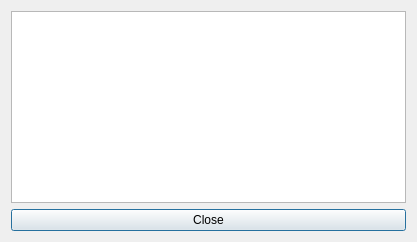
<?xml version="1.0" encoding="UTF-8"?>
<ui version="4.0">
 <class>summary_window</class>
 <widget class="QDialog" name="summary_window">
  <property name="geometry">
   <rect>
    <x>0</x>
    <y>0</y>
    <width>417</width>
    <height>242</height>
   </rect>
  </property>
  <property name="windowTitle">
   <string>Computation Summary</string>
  </property>
  <property name="windowIcon">
   <iconset>
    <normaloff>pictures/icon.png</normaloff>pictures/icon.png</iconset>
  </property>
  <layout class="QVBoxLayout" name="verticalLayout">
   <item>
    <widget class="QTextEdit" name="infoTextEdit">
     <property name="readOnly">
      <bool>true</bool>
     </property>
    </widget>
   </item>
   <item>
    <layout class="QHBoxLayout" name="horizontalLayout">
     <item>
      <widget class="QPushButton" name="CloseButton">
       <property name="text">
        <string>Close</string>
       </property>
      </widget>
     </item>
    </layout>
   </item>
  </layout>
 </widget>
 <resources/>
 <connections/>
</ui>
